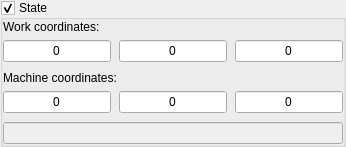
             <widget class="GroupBox" name="grpState">
              <property name="sizePolicy">
               <sizepolicy hsizetype="Expanding" vsizetype="Preferred">
                <horstretch>0</horstretch>
                <verstretch>0</verstretch>
               </sizepolicy>
              </property>
              <property name="title">
               <string>State</string>
              </property>
              <property name="checkable">
               <bool>true</bool>
              </property>
              <property name="overrided" stdset="0">
               <bool>false</bool>
              </property>
              <layout class="QVBoxLayout" name="verticalLayout_6">
               <property name="leftMargin">
                <number>0</number>
               </property>
               <property name="topMargin">
                <number>0</number>
               </property>
               <property name="rightMargin">
                <number>0</number>
               </property>
               <property name="bottomMargin">
                <number>0</number>
               </property>
               <item>
                <widget class="QWidget" name="widgetState" native="true">
                 <property name="sizePolicy">
                  <sizepolicy hsizetype="Expanding" vsizetype="Preferred">
                   <horstretch>0</horstretch>
                   <verstretch>0</verstretch>
                  </sizepolicy>
                 </property>
                 <property name="minimumSize">
                  <size>
                   <width>235</width>
                   <height>0</height>
                  </size>
                 </property>
                 <layout class="QVBoxLayout" name="verticalLayout_10">
                  <property name="spacing">
                   <number>9</number>
                  </property>
                  <property name="leftMargin">
                   <number>0</number>
                  </property>
                  <property name="topMargin">
                   <number>0</number>
                  </property>
                  <property name="rightMargin">
                   <number>0</number>
                  </property>
                  <property name="bottomMargin">
                   <number>0</number>
                  </property>
                  <item>
                   <layout class="QVBoxLayout" name="verticalLayout_4">
                    <property name="spacing">
                     <number>6</number>
                    </property>
                    <item>
                     <layout class="QHBoxLayout" name="horizontalLayout_9">
                      <item>
                       <widget class="QLabel" name="label">
                        <property name="text">
                         <string>Work coordinates:</string>
                        </property>
                       </widget>
                      </item>
                     </layout>
                    </item>
                    <item>
                     <layout class="QHBoxLayout" name="horizontalLayout_8">
                      <property name="spacing">
                       <number>8</number>
                      </property>
                      <item>
                       <widget class="QLineEdit" name="txtWPosX">
                        <property name="toolTip">
                         <string>X</string>
                        </property>
                        <property name="text">
                         <string>0</string>
                        </property>
                        <property name="alignment">
                         <set>Qt::AlignCenter</set>
                        </property>
                        <property name="readOnly">
                         <bool>true</bool>
                        </property>
                       </widget>
                      </item>
                      <item>
                       <widget class="QLineEdit" name="txtWPosY">
                        <property name="toolTip">
                         <string>Y</string>
                        </property>
                        <property name="text">
                         <string>0</string>
                        </property>
                        <property name="alignment">
                         <set>Qt::AlignCenter</set>
                        </property>
                        <property name="readOnly">
                         <bool>true</bool>
                        </property>
                       </widget>
                      </item>
                      <item>
                       <widget class="QLineEdit" name="txtWPosZ">
                        <property name="toolTip">
                         <string>Z</string>
                        </property>
                        <property name="text">
                         <string>0</string>
                        </property>
                        <property name="alignment">
                         <set>Qt::AlignCenter</set>
                        </property>
                        <property name="readOnly">
                         <bool>true</bool>
                        </property>
                       </widget>
                      </item>
                     </layout>
                    </item>
                   </layout>
                  </item>
                  <item>
                   <layout class="QVBoxLayout" name="verticalLayout_5">
                    <property name="spacing">
                     <number>6</number>
                    </property>
                    <item>
                     <layout class="QHBoxLayout" name="horizontalLayout_10">
                      <item>
                       <widget class="QLabel" name="label_2">
                        <property name="text">
                         <string>Machine coordinates:</string>
                        </property>
                       </widget>
                      </item>
                     </layout>
                    </item>
                    <item>
                     <layout class="QHBoxLayout" name="horizontalLayout_11">
                      <property name="spacing">
                       <number>8</number>
                      </property>
                      <item>
                       <widget class="QLineEdit" name="txtMPosX">
                        <property name="toolTip">
                         <string>X</string>
                        </property>
                        <property name="text">
                         <string>0</string>
                        </property>
                        <property name="alignment">
                         <set>Qt::AlignCenter</set>
                        </property>
                        <property name="readOnly">
                         <bool>true</bool>
                        </property>
                       </widget>
                      </item>
                      <item>
                       <widget class="QLineEdit" name="txtMPosY">
                        <property name="toolTip">
                         <string>Y</string>
                        </property>
                        <property name="text">
                         <string>0</string>
                        </property>
                        <property name="alignment">
                         <set>Qt::AlignCenter</set>
                        </property>
                        <property name="readOnly">
                         <bool>true</bool>
                        </property>
                       </widget>
                      </item>
                      <item>
                       <widget class="QLineEdit" name="txtMPosZ">
                        <property name="toolTip">
                         <string>Z</string>
                        </property>
                        <property name="text">
                         <string>0</string>
                        </property>
                        <property name="alignment">
                         <set>Qt::AlignCenter</set>
                        </property>
                        <property name="readOnly">
                         <bool>true</bool>
                        </property>
                       </widget>
                      </item>
                     </layout>
                    </item>
                   </layout>
                  </item>
                  <item>
                   <widget class="QLineEdit" name="txtStatus">
                    <property name="enabled">
                     <bool>false</bool>
                    </property>
                    <property name="alignment">
                     <set>Qt::AlignCenter</set>
                    </property>
                    <property name="readOnly">
                     <bool>true</bool>
                    </property>
                    <property name="status" stdset="0">
                     <string/>
                    </property>
                   </widget>
                  </item>
                 </layout>
                </widget>
               </item>
              </layout>
             </widget>
